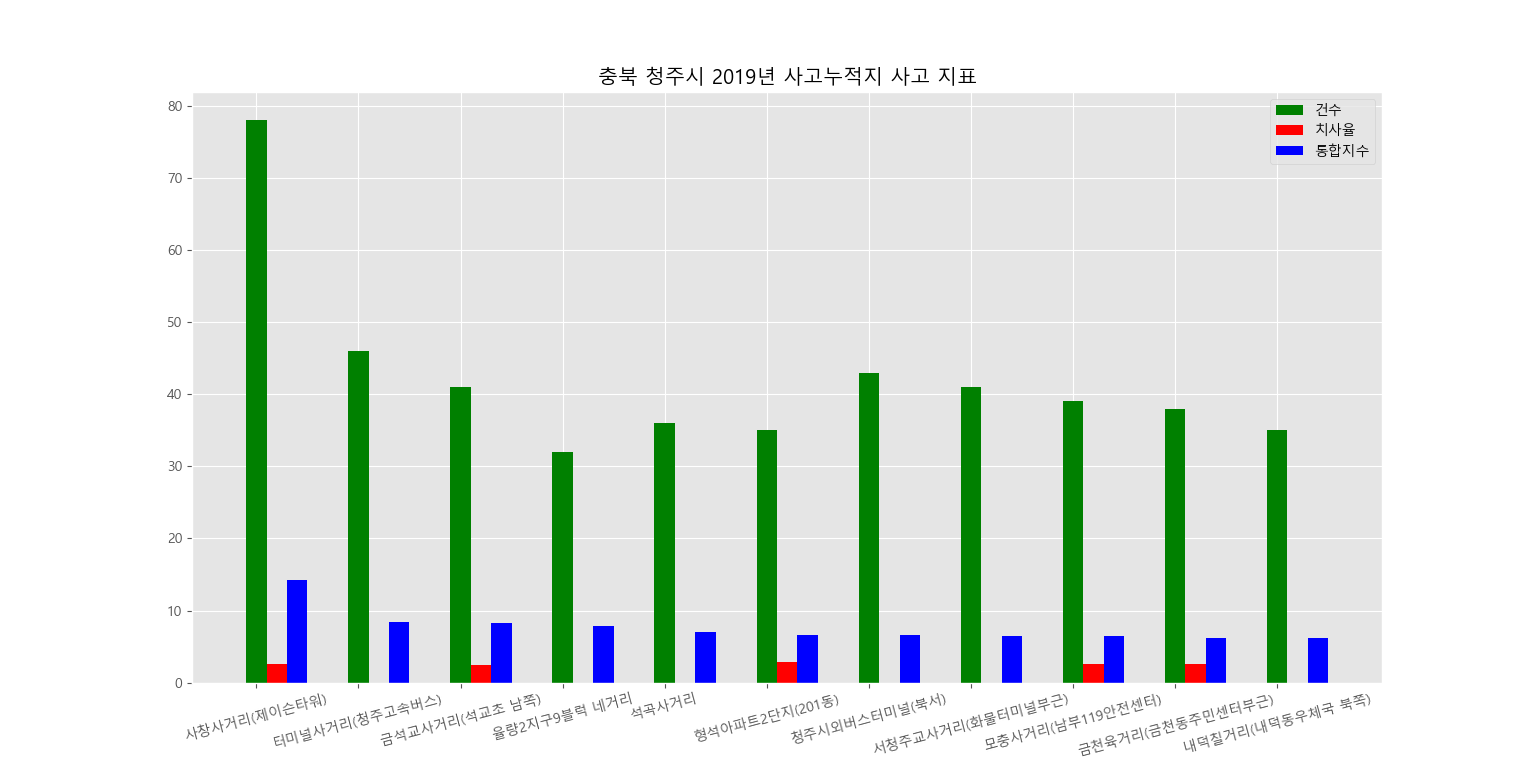

This chart was generated by the following Python code:
#%%
import numpy as np
import csv
import matplotlib.pyplot as plt

# 1. 데이터를 읽어 온다
f=open('충북청주시.CSV')
data=csv.reader(f)
next(data)
data=list(data) 
local = []

for row in data:
    local.append((float(row[16]), float(row[3]), row[13], row[2]))
print(local)

local = list(sorted(local, key=lambda x:x[0], reverse = True))
print(local)
통합지수 = [float(i[0]) for i in local[:11]]
건수 = [float(i[1]) for i in local[:11]]
치사율 = [float(i[2]) for i in local[:11]]
구간이름 = [i[3] for i in local[:11]]
x = np.arange(len(구간이름))

plt.rcParams["font.family"] = 'Malgun Gothic'
plt.rcParams["font.size"] = 20
plt.rcParams["figure.figsize"] = (20, 12)

plt.style.use('ggplot')
plt.rc('font',family='Malgun Gothic')
plt.title('충북 청주시 2019년 사고누적지 사고 지표')

plt.bar(x, 건수, label='건수',width=0.2, color='g')
plt.bar(x+0.2, 치사율,label='치사율',width=0.2, color='r')
plt.bar(x+0.4, 통합지수, label='통합지수',width=0.2, color='b')
plt.xticks(x, 구간이름, rotation=15)
plt.legend()
plt.show()
